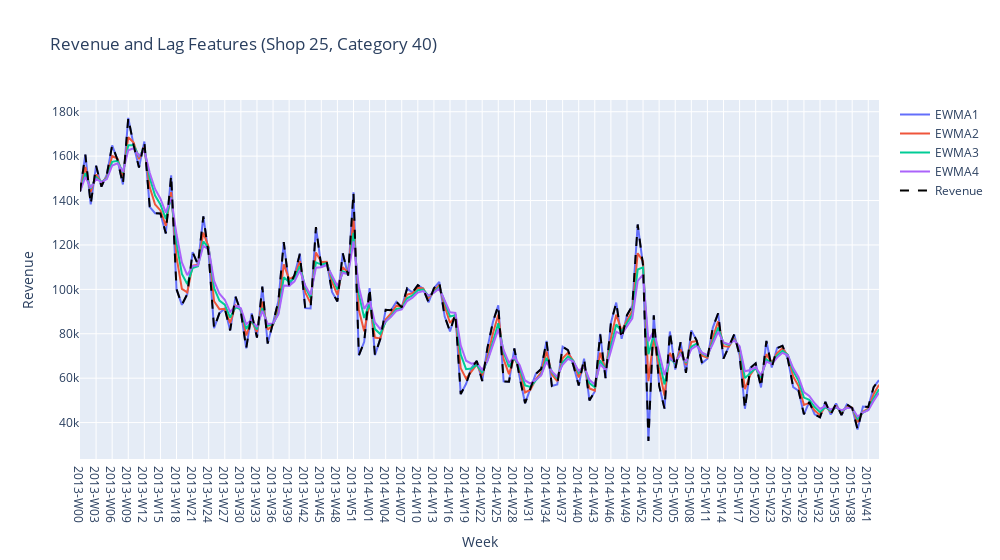

The notebook cell saved with this chart:
### Code cell
cols_to_plot = ["EWMA1", "EWMA2", "EWMA3", "EWMA4"]
shop_id = 25
category_id = 40
df_plotting = df_final[
    (df_final["shop_id"] == shop_id)
    & (df_final["item_category_id"] == category_id)
].copy()
df_plotting = df_plotting.sort_values(by="week_id", ascending=True)
fig = go.Figure()
for col in cols_to_plot:
    fig.add_trace(
        go.Scatter(
            x=df_plotting["week_id"],
            y=df_plotting[col],
            mode="lines",
            name=f"{col}",
        )
    )
    fig.update_layout(
        title=f"Revenue and Lag Features (Shop {shop_id}, Category {category_id})",
        xaxis_title="Week",
        yaxis_title="Revenue",
        # template="plotly_dark",
        width=1000,
    )
fig.add_trace(
    go.Scatter(
        x=df_plotting["week_id"],
        y=df_plotting["Revenue"],
        mode="lines",
        name=f"Revenue",
        line=dict(color="black", dash="dash"),
    )
)
fig.show()

### Figure 1 — Plotly figure (JSON) as saved in the notebook; plotly's stock layout.template omitted (floating-point values rounded to 4 significant figures; data arrays with more than 128 entries replaced by an {"elided": "..."} marker saying what was removed)
{"data": [{"mode": "lines", "name": "EWMA1", "type": "scatter", "x": {"elided": "150 str values"}, "y": {"elided": "150 float values"}}, {"mode": "lines", "name": "EWMA2", "type": "scatter", "x": {"elided": "150 str values"}, "y": {"elided": "150 float values"}}, {"mode": "lines", "name": "EWMA3", "type": "scatter", "x": {"elided": "150 str values"}, "y": {"elided": "150 float values"}}, {"mode": "lines", "name": "EWMA4", "type": "scatter", "x": {"elided": "150 str values"}, "y": {"elided": "150 float values"}}, {"line": {"color": "black", "dash": "dash"}, "mode": "lines", "name": "Revenue", "type": "scatter", "x": {"elided": "150 str values"}, "y": {"elided": "150 float values"}}], "layout": {"title": {"text": "Revenue and Lag Features (Shop 25, Category 40)"}, "width": 1000, "xaxis": {"title": {"text": "Week"}}, "yaxis": {"title": {"text": "Revenue"}}}}
